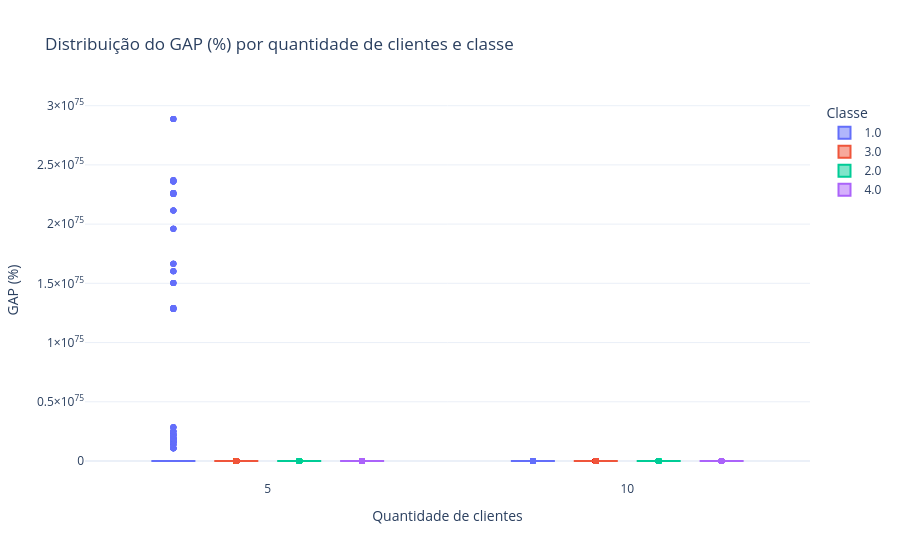
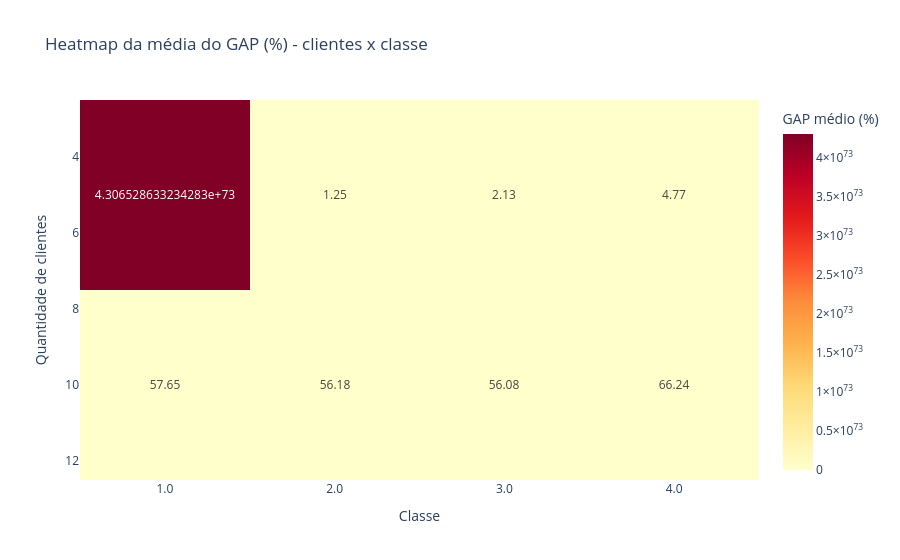

Write notebook code for charts like these, in order.
### Code cell
# =========================
# 1) Preparação dos dados
# =========================
# Troque "df" pelo nome do seu DataFrame, se necessário
df["gap"] = df["gap"].clip(lower=0)
base = df.copy()

cols = ["instancia", "clientes", "classe", "gap"]
faltantes = [c for c in cols if c not in base.columns]
if faltantes:
    raise ValueError(f"Colunas ausentes no DataFrame: {faltantes}")

dados = base[cols].copy()
dados["clientes"] = pd.to_numeric(dados["clientes"], errors="coerce")
dados["gap"] = pd.to_numeric(dados["gap"], errors="coerce")
dados = dados.dropna(subset=["clientes", "classe", "gap"])

# Ajustes de tipo
dados["clientes"] = dados["clientes"].astype(int)
dados["classe"] = dados["classe"].astype(str)


dados["gap_pct"] = dados["gap"] * 100

# =========================
# 2) Resumo estatístico
# =========================
resumo = (
    dados.groupby(["clientes", "classe"], as_index=False)
    .agg(
        n_execucoes=("gap_pct", "size"),
        n_instancias=("instancia", "nunique"),
        gap_medio_pct=("gap_pct", "mean"),
        gap_mediano_pct=("gap_pct", "median"),
        gap_std_pct=("gap_pct", "std"),
        gap_p90_pct=("gap_pct", lambda s: s.quantile(0.90)),
        gap_min_pct=("gap_pct", "min"),
        gap_max_pct=("gap_pct", "max"),
    )
    .sort_values(["clientes", "classe"])
)

display(resumo.round(3))

# Tabelas dinâmicas
tabela_media = dados.pivot_table(
    index="clientes", columns="classe", values="gap_pct", aggfunc="mean"
).sort_index()

tabela_qtd = dados.pivot_table(
    index="clientes", columns="classe", values="gap_pct", aggfunc="size", fill_value=0
).sort_index()

display(tabela_media.round(3))
display(tabela_qtd)

# =========================
# 3) Plotly - Boxplot
# =========================
fig_box = px.box(
    dados.sort_values("clientes"),
    x="clientes",
    y="gap_pct",
    color="classe",
    points="outliers",
    labels={
        "clientes": "Quantidade de clientes",
        "gap_pct": "GAP (%)",
        "classe": "Classe",
    },
    title="Distribuição do GAP (%) por quantidade de clientes e classe",
)

fig_box.update_layout(
    boxmode="group",
    legend_title_text="Classe",
    template="plotly_white"
)
fig_box.show()

# =========================
# 4) Plotly - Heatmap (média)
# =========================
fig_heat = px.imshow(
    tabela_media,
    text_auto=".2f",
    aspect="auto",
    color_continuous_scale="YlOrRd",
    labels=dict(x="Classe", y="Quantidade de clientes", color="GAP médio (%)"),
    title="Heatmap da média do GAP (%) - clientes x classe",
)

fig_heat.update_layout(template="plotly_white")
fig_heat.show()

### Figure 1 — Plotly figure (JSON) as saved in the notebook; plotly's stock layout.template omitted (floating-point values rounded to 4 significant figures; data arrays with more than 128 entries replaced by an {"elided": "..."} marker saying what was removed)
{"data": [{"alignmentgroup": "True", "boxpoints": "outliers", "hovertemplate": "Classe=1.0<br>Quantidade de clientes=%{x}<br>GAP (%)=%{y}<extra></extra>", "legendgroup": "1.0", "marker": {"color": "#636efa"}, "name": "1.0", "notched": false, "offsetgroup": "1.0", "orientation": "v", "showlegend": true, "type": "box", "x": {"elided": "7188 int values"}, "x0": " ", "xaxis": "x", "y": {"elided": "7188 float values"}, "y0": " ", "yaxis": "y"}, {"alignmentgroup": "True", "boxpoints": "outliers", "hovertemplate": "Classe=3.0<br>Quantidade de clientes=%{x}<br>GAP (%)=%{y}<extra></extra>", "legendgroup": "3.0", "marker": {"color": "#EF553B"}, "name": "3.0", "notched": false, "offsetgroup": "3.0", "orientation": "v", "showlegend": true, "type": "box", "x": {"elided": "7128 int values"}, "x0": " ", "xaxis": "x", "y": {"elided": "7128 float values"}, "y0": " ", "yaxis": "y"}, {"alignmentgroup": "True", "boxpoints": "outliers", "hovertemplate": "Classe=2.0<br>Quantidade de clientes=%{x}<br>GAP (%)=%{y}<extra></extra>", "legendgroup": "2.0", "marker": {"color": "#00cc96"}, "name": "2.0", "notched": false, "offsetgroup": "2.0", "orientation": "v", "showlegend": true, "type": "box", "x": {"elided": "7056 int values"}, "x0": " ", "xaxis": "x", "y": {"elided": "7056 float values"}, "y0": " ", "yaxis": "y"}, {"alignmentgroup": "True", "boxpoints": "outliers", "hovertemplate": "Classe=4.0<br>Quantidade de clientes=%{x}<br>GAP (%)=%{y}<extra></extra>", "legendgroup": "4.0", "marker": {"color": "#ab63fa"}, "name": "4.0", "notched": false, "offsetgroup": "4.0", "orientation": "v", "showlegend": true, "type": "box", "x": {"elided": "6192 int values"}, "x0": " ", "xaxis": "x", "y": {"elided": "6192 float values"}, "y0": " ", "yaxis": "y"}], "layout": {"boxmode": "group", "legend": {"title": {"text": "Classe"}, "tracegroupgap": 0}, "title": {"text": "Distribuição do GAP (%) por quantidade de clientes e classe"}, "xaxis": {"anchor": "y", "domain": [0, 1], "title": {"text": "Quantidade de clientes"}}, "yaxis": {"anchor": "x", "domain": [0, 1], "title": {"text": "GAP (%)"}}}}

### Figure 2 — Plotly figure (JSON) as saved in the notebook; plotly's stock layout.template omitted (floating-point values rounded to 4 significant figures)
{"data": [{"coloraxis": "coloraxis", "hovertemplate": "Classe: %{x}<br>Quantidade de clientes: %{y}<br>GAP médio (%): %{z}<extra></extra>", "name": "0", "texttemplate": "%{z:.2f}", "type": "heatmap", "x": ["1.0", "2.0", "3.0", "4.0"], "xaxis": "x", "y": [5, 10], "yaxis": "y", "z": [[4.307e+73, 1.251, 2.127, 4.766], [57.65, 56.18, 56.08, 66.24]]}], "layout": {"coloraxis": {"colorbar": {"title": {"text": "GAP médio (%)"}}, "colorscale": [[0, "rgb(255,255,204)"], [0.125, "rgb(255,237,160)"], [0.25, "rgb(254,217,118)"], [0.375, "rgb(254,178,76)"], [0.5, "rgb(253,141,60)"], [0.625, "rgb(252,78,42)"], [0.75, "rgb(227,26,28)"], [0.875, "rgb(189,0,38)"], [1, "rgb(128,0,38)"]]}, "title": {"text": "Heatmap da média do GAP (%) - clientes x classe"}, "xaxis": {"anchor": "y", "domain": [0, 1], "title": {"text": "Classe"}}, "yaxis": {"anchor": "x", "autorange": "reversed", "domain": [0, 1], "title": {"text": "Quantidade de clientes"}}}}
